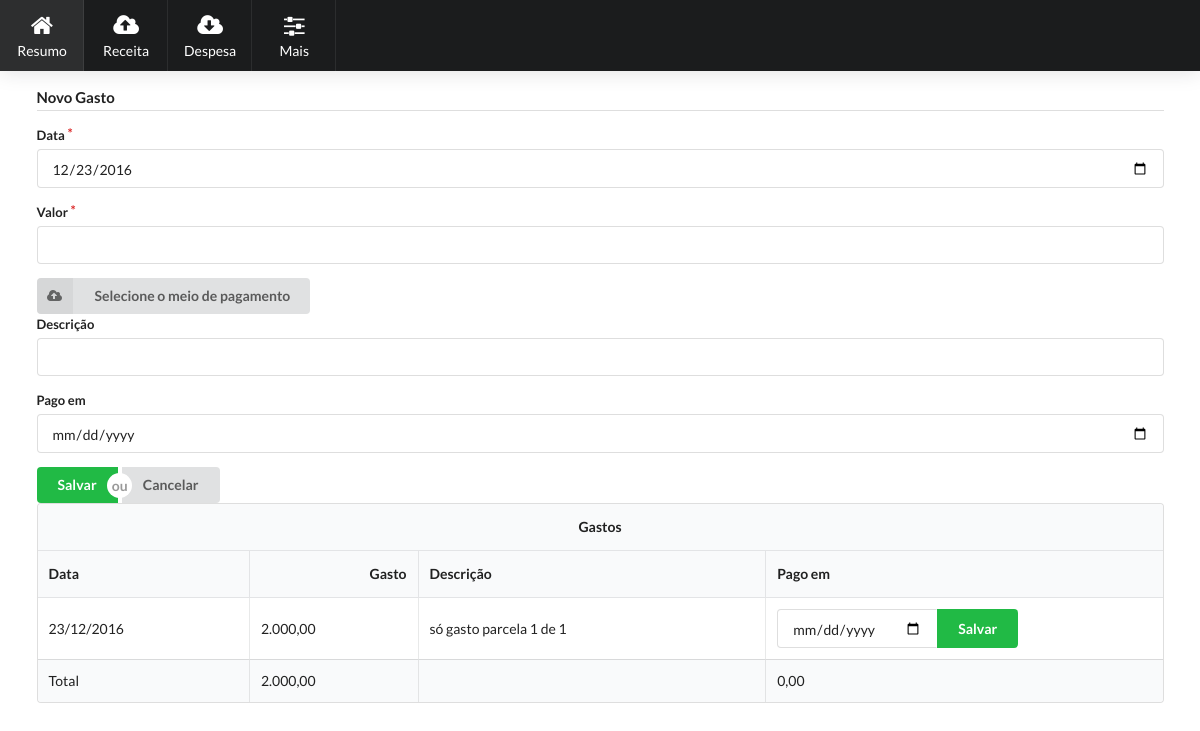
/index.php?acao=listar-gasto-despesa&despesa=2, run on the app's committed database.
### tables this page shows
CREATE TABLE "gasto" (
  "cod" integer NOT NULL PRIMARY KEY AUTOINCREMENT,
  "despesa" integer NOT NULL,
  "data" text NOT NULL,
  "valor" text NOT NULL,
  "descricao" text NULL,
  "mp" integer NOT NULL,
  "pago" text NULL
);

### proc/listar-gasto-despesa.php (called while the page is built, shortened)
<?php
$despesa_cod = $_GET['despesa'] ?? false;
$despesa = new Despesa($db, $despesa_cod);
$gastos = $despesa->gastos();
$total_gasto = formata_numero($despesa->valor_gasto);
$total_pago = formata_numero($despesa->valor_pago);
require 'out/form-novo-gasto.php';
require 'out/tabela-gastos.php';

### ds/despesa.php (called while the page is built, shortened)
<?php
class Despesa {
    protected $db;
    protected $cod = 0;
    protected $valor_gasto;
    protected $valor_pago;
    public function __construct(PDO $db, int $cod = null, int $mes = null, string $nome = null, string $descricao = null, float $valor = null, string $vencimento = null) {
        try{
            $this->db = $db;
        if(is_null($cod)){
            $this->save($this->insert($mes, $nome, $descricao, $valor, $vencimento));
            $this->cod = $this->db->lastInsertId();
            $this->load();
        }else{
            $this->cod = $cod;
            $this->load();
        }
        } catch (Exception $ex) {
            throw $ex;
        }
    }
    protected function load(){
        try{
            $query = $this->db->query("SELECT * FROM despesas WHERE cod = {$this->cod}");
            if($query instanceof PDOStatement){
                foreach ($query as $row){
                    $this->valor_inicial = $row['valor_inicial'];
                    $this->alteracoes = $this->alteracoesTotal();
                    $this->valor_atualizado = $this->valor_inicial + $this->alteracoes;
                    $this->valor_gasto = $this->gastoTotal();
                    $this->valor_pago = $this->pagoTotal();
                }
            }else{
                throw new PDOException("Não foi possível retornar dados da despesa código {$this->cod}!");
            }
        } catch (Exception $ex) {
            throw $ex;
        }
    }
    public function __get(string $attr) {
        switch ($attr){
            case 'valor_gasto':
                return $this->valor_gasto;
            case 'valor_pago':
                return $this->valor_pago;
        }
    }
    protected function alteracoesTotal() : float {
        $statement = $this->db->prepare("SELECT SUM(valor) AS total FROM previsao_despesa WHERE despesa = :cod");
        $statement->bindParam(':cod', $this->cod);
        $statement->execute();
        return (float) $statement->fetchColumn();
    }
    public function gastoTotal() : float {
        $statement = $this->db->prepare("SELECT SUM(valor) AS total FROM gasto WHERE despesa = :cod");
        $statement->bindParam(':cod', $this->cod);
        $statement->execute();
        return (float) $statement->fetchColumn();
    }
    protected function pagoTotal() : float {
        $statement = $this->db->prepare("SELECT SUM(valor) AS total FROM gasto WHERE despesa = :cod AND pago != ''");
        $statement->bindParam(':cod', $this->cod);
        $statement->execute();
        return (float) $statement->fetchColumn();
    }
    public function gastos() : ArrayIterator {
        $statement = $this->db->prepare("SELECT * FROM gasto WHERE despesa = :cod");
        $statement->bindParam(':cod', $this->cod);
        $query = $statement->execute();
        return new ArrayIterator($statement->fetchAll(PDO::FETCH_ASSOC));
    }
}

### lib/functions.php (called while the page is built, shortened)
<?php
function formata_data(string $data) : string {
    if(strlen($data) === 10){
        $ano = substr($data, 0, 4);
        $mes = substr($data, 5, 2);
        $dia = substr($data, 8, 2);
        return "$dia/$mes/$ano";
    }else{
        throw new UnexpectedValueException("Data $data de tamanho inválido!");
    }
}
function formata_numero($numero) : string {
    return number_format($numero, 2, ',', '.');
}

### out/form-novo-gasto.php (the view, shortened to what this page needs)
<form class="ui form" action="index.php?acao=salvar-gasto" method="post">
    <h4 class="ui dividing header">Novo Gasto</h4>
    <div class="required field">
        <label>Data</label>
        <input type="date" name="data" required="" value="<?= date('Y-m-d'); ?>" autofocus="">
    </div>
    <div class="required field">
        <label>Valor</label>
        <input type="number" name="valor" required="" step="0.01">
    </div>
    <div class="ui floating dropdown labeled search icon button" id="mp">
        <i class="cloud upload icon"></i>
        <span class="text">Selecione o meio de pagamento</span>
    </div>
    <div class="field">
        <label>Descrição</label>
        <input type="text" name="descricao">
    </div>
    <div class="field">
        <label>Pago em</label>
        <input type="date" name="pago">
    </div>
    <div class="ui buttons">
        <button class="ui positive button" type="submit">Salvar</button>
        <div class="or" data-text="ou"></div>
        <button class="ui button" formaction="index.php" formmethod="get" formnovalidate="">Cancelar</button>
    </div>
</form>

### out/tabela-gastos.php (shortened to what this page needs)
<form class="ui form" action="index.php?acao=salvar-pagamento" method="post">
    <table class="ui selectable celled striped table">
        <thead>
            <tr>
                <th colspan="4" class="center aligned">Gastos</th>
            </tr>
            <tr>
                <th class="left aligned">Data</th>
                <th class="right aligned">Gasto</th>
                <th class="left aligned">Descrição</th>
                <th class="left aligned">Pago em</th>
            </tr>
        </thead>
        <tbody>
            <?php
            foreach ($gastos as $item) {
                echo '<tr>';
                echo "<td>";
            echo formata_data($item['data']);
                echo "</td>";
                echo "<td>";
                echo formata_numero($item['valor']);
                echo "</td>";
                echo "<td>";
                echo $item['descricao'];
                echo "</td>";
                echo "<td>";
                echo ($item['pago']) ? formata_data($item['pago']) : "<div class='ui action input' style='min-width: 0px; width: 160px;'><input type='date' name='data[{$item['cod']}]'><button class='positive ui button' type='submit'>Salvar</button></div>";
                echo "</td>";
                echo '</tr>';
            }
            ?>
        </tbody>
        <tfoot>
            <tr>
                <th class="left aligned">Total</th>
                <th class="left aligned"><?= $total_gasto; ?></th>
                <th class="left aligned"></th>
                <th class="left aligned"><?= $total_pago; ?></th>
            </tr>
        </tfoot>
    </table>
</form>

### data on the page
gasto: data "23/12/2016", valor "2.000,00", descricao "só gasto parcela 1 de 1"

### other printed values
$total_gasto "2.000,00"
$total_pago "0,00"
